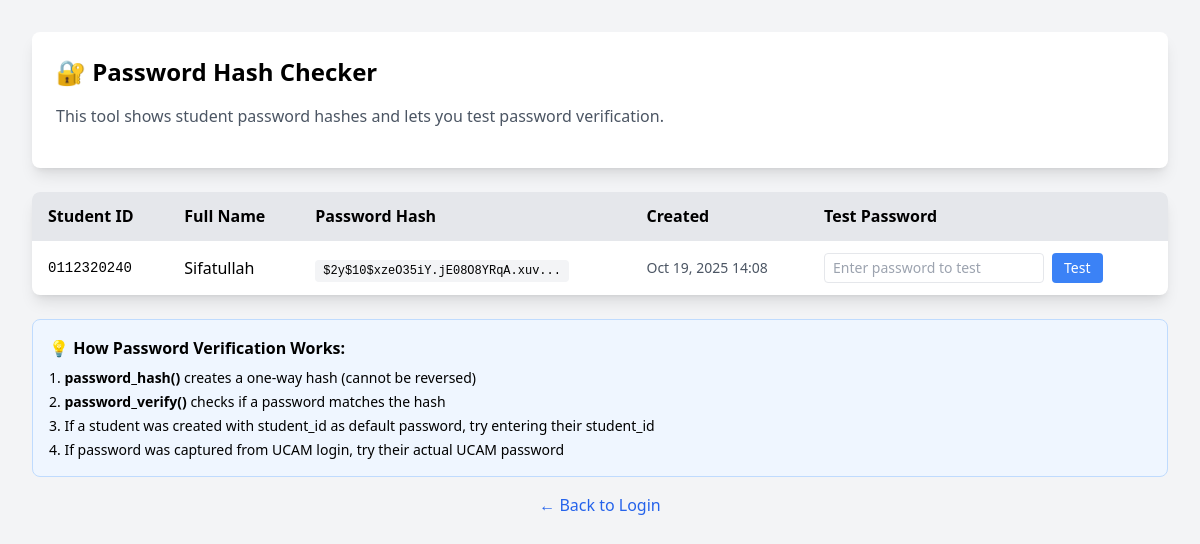
The page /admin/check_passwords.php on the database its author committed.
### tables this page shows
CREATE TABLE `students` (
  `student_id` varchar(10) NOT NULL,
  `password_hash` varchar(255) NOT NULL,
  `full_name` varchar(100) NOT NULL,
  `email` varchar(100) DEFAULT NULL,
  `phone` varchar(20) DEFAULT NULL,
  `date_of_birth` date DEFAULT NULL,
  `blood_group` varchar(5) DEFAULT NULL,
  `father_name` varchar(100) DEFAULT NULL,
  `mother_name` varchar(100) DEFAULT NULL,
  `address` text DEFAULT NULL COMMENT 'Student address',
  `emergency_contact_name` varchar(100) DEFAULT NULL COMMENT 'Emergency contact person',
  `emergency_contact_phone` varchar(20) DEFAULT NULL COMMENT 'Emergency contact phone',
  `bio` text DEFAULT NULL COMMENT 'Student bio/about',
  `program_id` int(11) NOT NULL,
  `current_trimester_number` int(11) DEFAULT 1,
  `total_completed_credits` int(11) DEFAULT 0,
  `current_cgpa` decimal(3,2) DEFAULT 0.00,
  `total_points` int(11) DEFAULT 0,
  `profile_picture` varchar(255) DEFAULT NULL,
  `admission_date` date DEFAULT NULL,
  `status` enum('active','inactive','graduated','withdrawn') DEFAULT 'active',
  `created_at` timestamp NOT NULL DEFAULT current_timestamp(),
  `updated_at` timestamp NOT NULL DEFAULT current_timestamp() ON UPDATE current_timestamp(),
  `focus_streak` int(11) DEFAULT 0 COMMENT 'Current daily focus streak',
  `email_notifications_enabled` tinyint(1) DEFAULT 1 COMMENT 'Email notifications toggle (1=on, 0=off)',
  `notification_preferences` longtext DEFAULT NULL COMMENT 'JSON object for granular notification settings' CHECK (json_valid(`notification_preferences`))
);

### admin/check_passwords.php (the view, shortened to what this page needs)
<?php
require_once('../config/database.php');
?>
<!DOCTYPE html>
<html lang="en">
<head>
    <script src="https://cdn.tailwindcss.com"></script>
</head>
<body class="bg-gray-100 p-8">
    <div class="max-w-6xl mx-auto">
        <div class="bg-white rounded-lg shadow-lg p-6 mb-6">
            <h1 class="text-2xl font-bold mb-4">🔐 Password Hash Checker</h1>
            <p class="text-gray-600 mb-4">This tool shows student password hashes and lets you test password verification.</p>
        </div>
        <?php
        $result = $conn->query("SELECT student_id, full_name, password_hash, created_at, updated_at FROM students ORDER BY created_at DESC");
        if ($result->num_rows > 0):
        ?>
        <div class="bg-white rounded-lg shadow-lg overflow-hidden">
            <table class="w-full">
                <thead class="bg-gray-200">
                    <tr>
                        <th class="px-4 py-3 text-left">Student ID</th>
                        <th class="px-4 py-3 text-left">Full Name</th>
                        <th class="px-4 py-3 text-left">Password Hash</th>
                        <th class="px-4 py-3 text-left">Created</th>
                        <th class="px-4 py-3 text-left">Test Password</th>
                    </tr>
                </thead>
                <tbody>
                    <?php while ($student = $result->fetch_assoc()): ?>
                    <tr class="border-t hover:bg-gray-50">
                        <td class="px-4 py-3 font-mono text-sm"><?php echo htmlspecialchars($student['student_id']); ?></td>
                        <td class="px-4 py-3"><?php echo htmlspecialchars($student['full_name']); ?></td>
                        <td class="px-4 py-3">
                            <code class="text-xs bg-gray-100 px-2 py-1 rounded">
                                <?php echo substr($student['password_hash'], 0, 30) . '...'; ?>
                            </code>
                        </td>
                        <td class="px-4 py-3 text-sm text-gray-600">
                            <?php echo date('M d, Y H:i', strtotime($student['created_at'])); ?>
                        </td>
                        <td class="px-4 py-3">
                            <form method="POST" class="flex gap-2">
                                <input
                                    type="text"
                                    name="test_password"
                                    placeholder="Enter password to test"
                                    class="border rounded px-2 py-1 text-sm"
                                    required
                                >
                                <button
                                    type="submit"
                                    name="test_verify"
                                    class="bg-blue-500 text-white px-3 py-1 rounded text-sm hover:bg-blue-600"
                                >
                                    Test
                                </button>
                            </form>
                        </td>
                    </tr>
                    <?php endwhile; ?>
                </tbody>
            </table>
        </div>
        <?php else: ?>
        <div class="bg-yellow-100 border border-yellow-400 text-yellow-800 px-4 py-3 rounded">
            No students found in database.
        </div>
        <?php endif; ?>
        <div class="mt-6 bg-blue-50 border border-blue-200 rounded-lg p-4">
            <h3 class="font-bold mb-2">💡 How Password Verification Works:</h3>
            <ol class="list-decimal list-inside space-y-1 text-sm">
                <li><strong>password_hash()</strong> creates a one-way hash (cannot be reversed)</li>
                <li><strong>password_verify()</strong> checks if a password matches the hash</li>
                <li>If a student was created with student_id as default password, try entering their student_id</li>
                <li>If password was captured from UCAM login, try their actual UCAM password</li>
            </ol>
        </div>
        <div class="mt-4 text-center">
            <a href="../login.html" class="text-blue-600 hover:text-blue-800">← Back to Login</a>
        </div>
    </div>
</body>
</html>

### rows shown on the page
students: student_id "0112320240", full_name "Sifatullah", password_hash "$2y$10$xzeO35iY.jE08O8YRqA.xuv", created_at "Oct 19, 2025 14:08"
